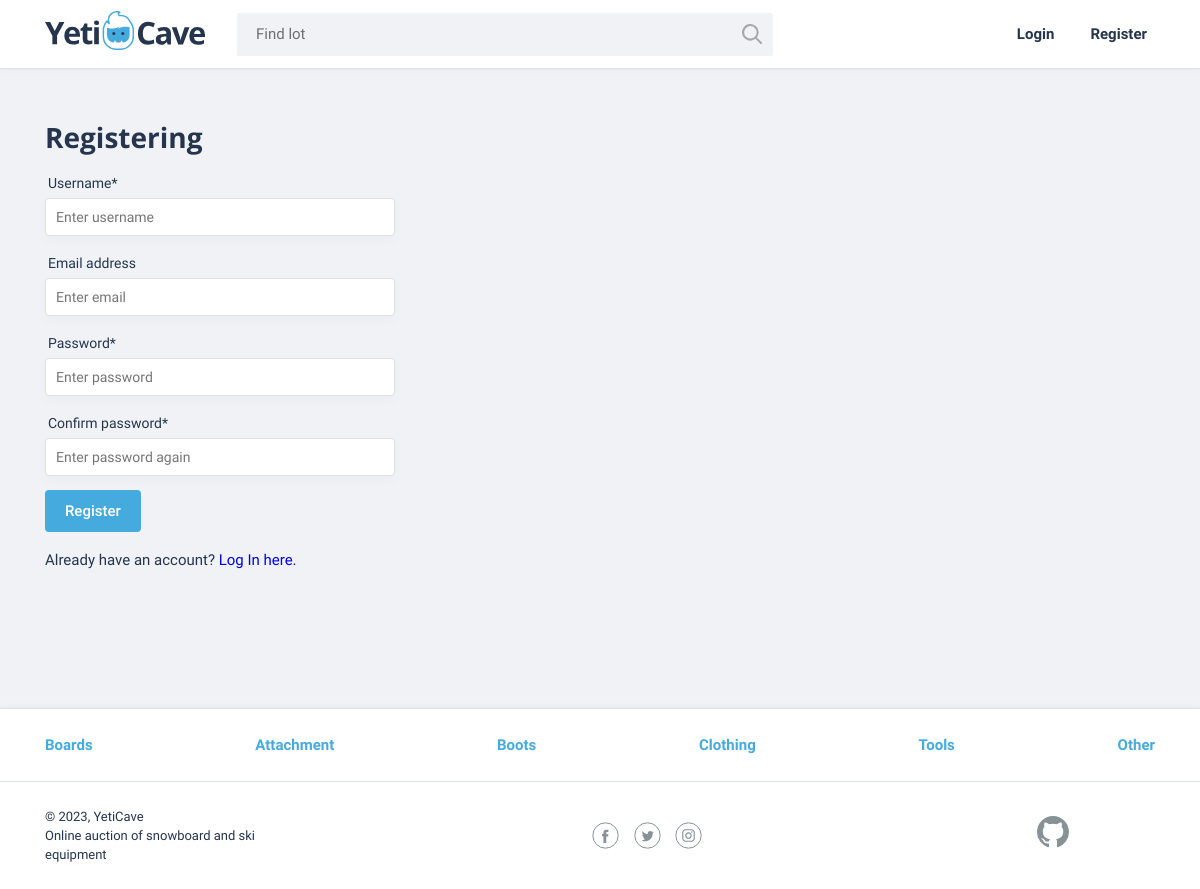
Screenshot of /register with the database file from the repository.
### auctions/models.py (models this page shows, shortened)
class Category(models.Model):
    name = models.CharField(max_length=64)

### auctions/views.py (the view)
# urls.py: path("register", views.register, name="register"),
def register(request):
    if request.method == "POST":
        form = RegisteringForm(request.POST)
        if form.is_valid():
            username = form.cleaned_data["username"]
            email = form.cleaned_data["email"]
            password = form.cleaned_data["password"]
            confirmation = form.cleaned_data["confirmation"]
            if password != confirmation:
                return render(request, "auctions/register.html", {
                    "form": form,
                    "message": "Passwords must match."
                })
            user = User.objects.create_user(username, email, password)
            user.save()
            login(request, user)
            return HttpResponseRedirect(reverse("index"))
    else:
        form = RegisteringForm()
    return render(request, "auctions/register.html", {"form": form})

### auctions/forms.py
class RegisteringForm(forms.ModelForm):
    confirmation = forms.CharField(
        label="Confirm password",
        widget=forms.TextInput(attrs={"placeholder": "Enter password again"}),
    )
    class Meta:
        model = User
        fields = ["username", "email", "password"]
        widgets = {
            "username": forms.TextInput(attrs={"placeholder": "Enter username"}),
            "email": forms.TextInput(attrs={"placeholder": "Enter email"}),
            "password": forms.TextInput(attrs={"placeholder": "Enter password"}),
        }

### auctions/context_processors.py (called while the page is built)
def categories(request):
    categories = Category.objects.all()
    return {"categories": categories}

### auctions/templates/auctions/register.html (shortened to what this page needs)
{% extends "auctions/layout.html" %}
{% block body %}
    <main class="container">
        <form action="{% url 'register' %}" method="post" class="form form-login {% if form.errors %}form__item--invalid{% endif %}">
            <h2>Registering</h2>
            {% for field in form %}
                <div class="form__item">
                    <label for="{{ field.id_for_label }}">
                        {{ field.label }}{% if field.field.required %}*{% endif %}
                    </label>
                    {{ field }}
                </div>
            {% endfor %}
            <button type="submit" class="button">Register</button>
            <p>Already have an account? <a href="{% url 'login' %}">Log In here.</a></p>
        </form>
    </main>
{% endblock %}

### auctions/templates/auctions/layout.html (shortened to what this page needs)
{% load static %}
<!DOCTYPE html>
<html lang="en">
<head>
    <link href="{% static 'auctions/css/normalize.min.css' %}" rel="stylesheet">
    <link href="{% static 'auctions/css/flatpickr.min.css' %}" rel="stylesheet">
    <link href="{% static 'auctions/css/styles.css' %}" rel="stylesheet">
</head>
<body>
    <header class="main-header">
        <div class="main-header__container container">
            <a href="/" class="main-header__logo">
                <img src="{% static 'auctions/img/logo.svg' %}" width="160" height="39" alt="YetiCave Logo">
            </a>
            <form method="get" action="/search" class="main-header__search">
                <input type="search" name="text" placeholder="Find lot">
                <button class="main-header__search-btn" type="submit">
                </button>
            </form>
            {% if user.is_authenticated %}
            <a class="main-header__add-lot button" href="{% url 'create_listing' %}">Create listing</a>
            <div class="user-menu__wrapper">
                <button class="button__menu-open menu-open">
                    <span class="menu-open__name">{{ user.username }}</span>
                    <img class="menu-open__image" src="{% static 'auctions/img/user.png' %}" width="32" height="32"
                        alt="User avatar">
                </button>
                <nav class="user-menu user-menu--login">
                    <a class="user-menu__bets" href="/my-bets">My bets</a>
                    <a class="user-menu__bets" href="{% url 'watchlist' %}">Watchlist</a>
                    <a class="user-menu__logout" href="{% url 'logout' %}">Logout</a>
                </nav>
            </div>
            {% else %}
            <nav class="user-menu">
                <ul class="user-menu__list">
                    <li class="user-menu__item">
                        <a href="{% url 'login' %}">Login</a>
                    </li>
                    <li class="user-menu__item">
                        <a href="{% url 'register' %}">Register</a>
                    </li>
                </ul>
            </nav>
            {% endif %}
        </div>
    </header>
    {% block body %}
    {% endblock %}
    <footer class="main-footer">
        <nav class="nav">
            <ul class="nav__list container">
                {% for category in categories %}
                    <li class="nav__item">
                        <a href="{% url "categories" category.id %}">
                            {{ category.name }}
                        </a>
                    </li>
                {% endfor %}
            </ul>
        </nav>
        <div class="main-footer__bottom container">
            <div class="main-footer__copyright">
                <p>© 2023, YetiCave</p>
                <p>Online auction of snowboard and ski equipment</p>
            </div>
            <div class="main-footer__social social">
                <a class="social__link social__link--facebook" href="#">Facebook
                </a><a class="social__link social__link--twitter" href="#">Twitter
                </a><a class="social__link social__link--instagram" href="#">Instagram
                </a>
            </div>
            <div class="main-footer__developed-by">
                <a class="logo-github" href="https://github.com/vFlicker">
                </a>
            </div>
        </div>
    </footer>
</body>
</html>

### auctions/static/auctions/css/styles.css (style rules this page uses)
html { box-sizing: border-box; }
*, *:before, *:after { box-sizing: inherit; }
html, body { height: 100%; }
body { display: flex; flex-direction: column; min-width: 1140px; background-color: #f0f2f5; font-family: "Roboto", sans-serif; font-weight: 400; font-size: 15px; line-height: 26px; color: #25354e; }
main { flex: 1 0 auto; }
footer { flex-shrink: 0; }
a { text-decoration: none; }
button { padding: 0px; background: 0px 0px; border: none; text-decoration: none; cursor: pointer; display: inline-block; font: inherit; text-align: center; word-break: break-word; overflow-wrap: break-word; transition: color 0.3s ease 0s, background-color 0.3s ease 0s; outline: 0px; }
h2 { margin: 0; font-family: "Open Sans", sans-serif; font-size: 28px; line-height: 35px; font-weight: 700; }
.container { width: 1140px; margin: 0 auto; padding: 0 15px; }
.button { display: block; padding: 8px 20px; background-color: #45abde; color: #fff; text-align: center; font-weight: 500; border: none; border-radius: 4px; transition: background-color .1s; }
.main-header { background-color: #fff; border-bottom: 1px solid #dce1e6; box-shadow: 0px -8px 10px rgba(0, 0, 0, 0.5); }
.main-header__container { display: flex; justify-content: flex-start; align-items: center; min-height: 68px; padding: 0 15px; }
.main-header__logo { display: block; margin-right: 30px; }
.main-header__search { position: relative; width: 540px; margin-right: 30px; }
.main-header__search input[type="search"] { width: 100%; padding: 8px 19px 9px 19px; background-color: #f0f2f5; border: 2px solid #fff; border-radius: 4px; }
.main-header__search-btn { content: ""; position: absolute; top: 3px; right: 3px; width: 20px; height: 20px; padding: 20px; background: url("../img/search.svg") center no-repeat; opacity: 0.3; border: 0; font-size: 0; cursor: pointer; }
.user-menu { margin-left: auto; }
.user-menu__list { display: flex; justify-content: flex-end; flex-wrap: wrap; width: 250px; margin: 0; padding: 0; list-style: none; }
.user-menu__item { margin: 0 20px 0 0; }
.user-menu__item:last-child { margin: 0; }
.user-menu__item a { display: flex; align-items: center; min-height: 64px; padding: 0 8px; color: #25354e; font-weight: 700; }
.main-footer { margin-top: 120px; background-color: #fff; border-top: 1px solid #dce1e6; box-shadow: 0px 8px 10px rgba(0, 0, 0, 0.5); }
.main-footer__bottom { display: flex; justify-content: space-between; align-items: center; padding: 25px 15px; }
.main-footer__copyright { max-width: 212px; }
.main-footer__copyright p { margin: 0; font-size: 13px; line-height: 19px; }
.main-footer__social { width: 110px; }
.social { display: flex; justify-content: space-between; flex-wrap: wrap; }
.social__link { display: flex; width: 27px; height: 27px; font-size: 0; }
.logo-github { display: flex; width: 118px; height: 40px; font-size: 0; }
.main-footer .nav { background-color: #fff; border-bottom: 1px solid #dce1e6; }
.nav__list { display: flex; justify-content: space-between; flex-wrap: wrap; list-style: none; }
.nav__item a { position: relative; display: block; padding: 12px 0; font-weight: 700; color: #45abde; }
.nav__item a::before { content: ''; position: absolute; left: 50%; width: 0; height: 2px; background-color: #45abde; bottom: 0; -webkit-transition: all 0.3s ease 0s; -moz-transition: all 0.3s ease 0s; -ms-transition: all 0.3s ease 0s; -o-transition: all 0.3s ease 0s; transition: all 0.3s ease 0s; }
.main-footer .nav__item a { padding: 23px 0; }
.form { padding-top: 51px; }
.form-register, .form-login { max-width: 350px; }
.form h2 { padding-bottom: 15px; }
.form__item { width: 100%; margin: 0; margin-bottom: 14px; font-size: 14px; }
.form__item label { display: block; margin: 0 0 2px 3px; }
.form__item input, .form__item textarea { display: block; width: 100%; padding: 5px 10px; border: 1px solid #dce1e6; border-radius: 4px; box-shadow: 0px 4px 10px rgb(90 90 90 / 4%); }
.form .button { display: inline-block; vertical-align: middle; margin-right: 20px; }

### rows the page displays
Category: name "Boards"
Category: name "Attachment"
Category: name "Boots"
Category: name "Clothing"
Category: name "Tools"
Category: name "Other"

### other values shown
{{ field.label }} "Username" "Email address" "Password" "Confirm password"
